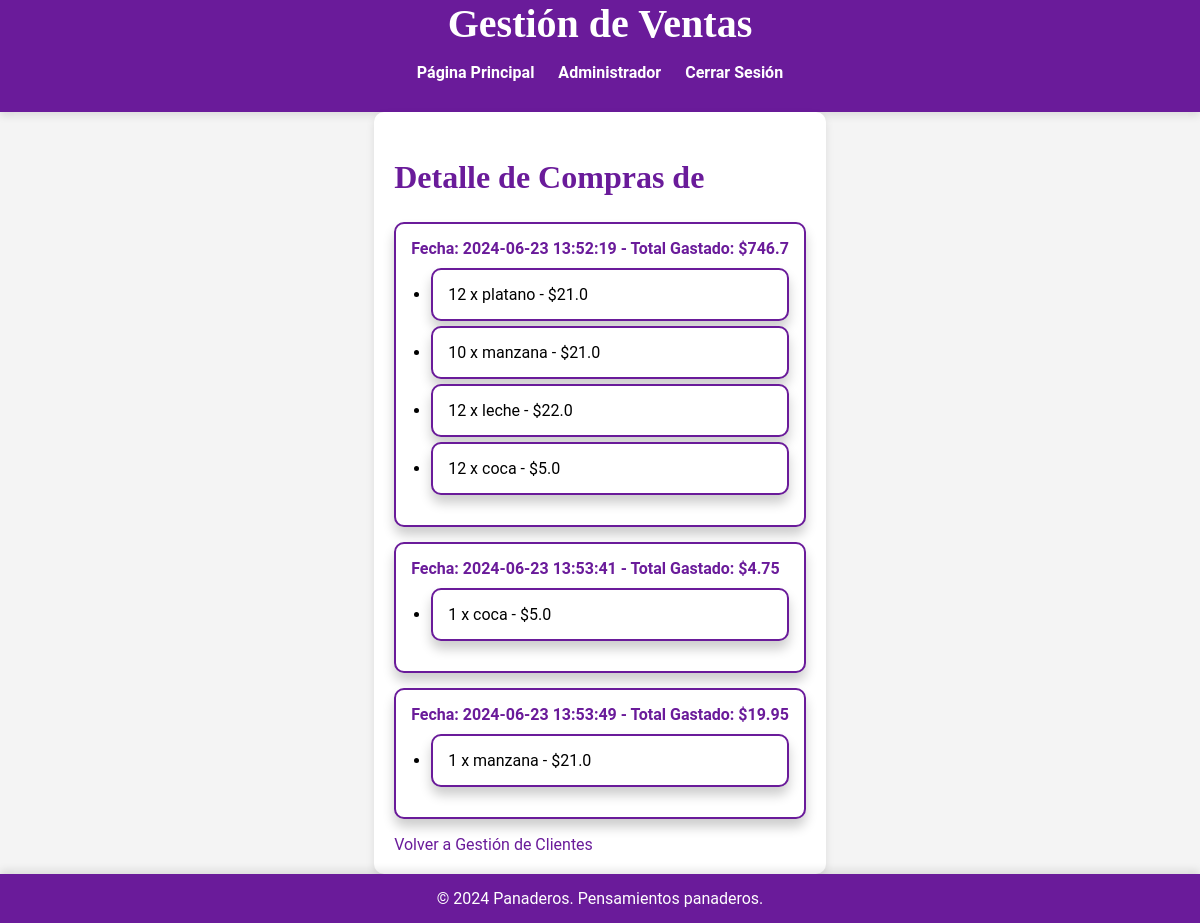
Page /detalle_cliente/1 (signed in) on the earlier database version.
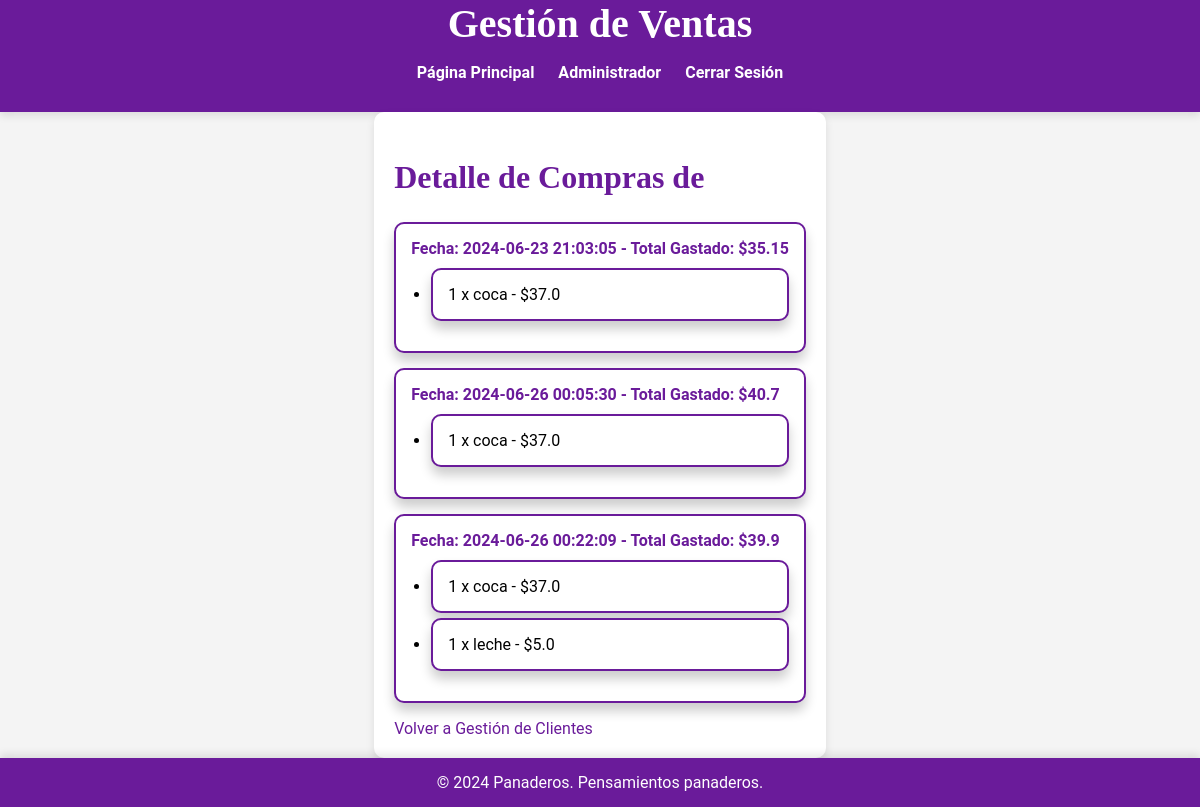
Same page on the later database version.
### app.py (models this page shows)
class Compra(db.Model):
    id = db.Column(db.Integer, primary_key=True)
    usuario_id = db.Column(db.Integer, db.ForeignKey('usuario.id'), nullable=False)
    fecha = db.Column(db.DateTime, nullable=False, default=datetime.utcnow)
    total = db.Column(db.Float, nullable=False)
    metodo_pago = db.Column(db.String(50), nullable=False)
    detalles = db.relationship('DetalleCompra', backref='compra', lazy=True)

class DetalleCompra(db.Model):
    id = db.Column(db.Integer, primary_key=True)
    compra_id = db.Column(db.Integer, db.ForeignKey('compra.id'), nullable=False)
    producto_id = db.Column(db.Integer, db.ForeignKey('producto.id'), nullable=False)
    cantidad = db.Column(db.Integer, nullable=False)
    precio = db.Column(db.Float, nullable=False)
    producto = db.relationship('Producto', backref='detalles')

class Producto(db.Model):
    id = db.Column(db.Integer, primary_key=True)
    nombre = db.Column(db.String(100), nullable=False)
    precio = db.Column(db.Float, nullable=False)
    cantidad = db.Column(db.Integer, nullable=False)
    imagen = db.Column(db.String(20), nullable=False, default='default.jpg')

### app.py (the view)
@app.route('/detalle_cliente/<int:usuario_id>')
@login_required
def detalle_cliente(usuario_id):
    usuario = Usuario.query.get_or_404(usuario_id)
    compras = Compra.query.filter_by(usuario_id=usuario_id).all()
    compras_detalles = []
    for compra in compras:
        detalles = DetalleCompra.query.filter_by(compra_id=compra.id).all()
        detalles_con_productos = []
        for detalle in detalles:
            producto = Producto.query.get(detalle.producto_id)
            detalles_con_productos.append({
                'cantidad': detalle.cantidad,
                'producto': producto,
                'precio': detalle.precio
            })
        compra_info = {
            'fecha': compra.fecha,
            'total': compra.total,
            'detalles': detalles_con_productos
        }
        compras_detalles.append(compra_info)
    return render_template('detalle_cliente.html', usuario=usuario, compras=compras_detalles)

### app.py (called while the page is built)
@login_manager.user_loader
def cargar_usuario(usuario_id):
    with Session(db.engine) as session:
        return session.get(Usuario, int(usuario_id))

### templates/detalle_cliente.html (shortened to what this page needs)
<!DOCTYPE html>
<html lang="es">
<head>
    <link rel="stylesheet" href="{{ url_for('static', filename='css/styles.css') }}">
</head>
<body>
    <header>
        <h1>Gestión de Ventas</h1>
        <nav>
            <ul>
                <li><a href="{{ url_for('index') }}">Página Principal</a></li>
                <li><a href="{{ url_for('administrador') }}">Administrador</a></li>
                <li><a href="{{ url_for('cerrar_sesion') }}">Cerrar Sesión</a></li>
            </ul>
        </nav>
    </header>
    <main>
        <h2>Detalle de Compras de {{ usuario.username }}</h2>
        <ul class="detalles">
            {% for compra in compras %}
            <li>
                <div class="detalle-compra">
                    <p>Fecha: {{ compra.fecha.strftime('%Y-%m-%d %H:%M:%S') }} - Total Gastado: ${{ compra.total }}</p>
                    <ul>
                        {% for detalle in compra.detalles %}
                        <li>{{ detalle.cantidad }} x {{ detalle.producto.nombre }} - ${{ detalle.precio }}</li>
                        {% endfor %}
                    </ul>
                </div>
            </li>
            {% endfor %}
        </ul>
        <a href="{{ url_for('gestion_clientes') }}">Volver a Gestión de Clientes</a>
    </main>
    <footer>
        <p>&copy; 2024 Panaderos. Pensamientos panaderos.</p>
    </footer>
</body>
</html>

Differences in the rows shown:
removed Compra: fecha "2024-06-23 13:52:19", total "746.7", DetalleCompra (cantidad "12", producto.nombre "platano", precio "21.0"), DetalleCompra (cantidad "10", producto.nombre "manzana", precio "21.0"), DetalleCompra (cantidad "12", producto.nombre "leche", precio "22.0")
removed DetalleCompra: cantidad "12", producto.nombre "coca", precio "5.0", shown under Compra (number 2 of 3 on the later page)
removed DetalleCompra: cantidad "1", producto.nombre "coca", precio "5.0", shown under Compra (number 3 of 3 on the later page)
removed Compra: fecha "2024-06-23 13:53:49", total "19.95"
removed DetalleCompra: cantidad "1", producto.nombre "manzana", precio "21.0", shown under "2024-06-23 13:53:49"
now on this page (row edited): Compra: fecha "2024-06-23 21:03:05", total "35.15"
now on this page (row edited): DetalleCompra: cantidad "1", producto.nombre "coca", precio "37.0", shown under "2024-06-23 21:03:05"
added Compra: fecha "2024-06-26 00:05:30", total "40.7", DetalleCompra (cantidad "1", producto.nombre "coca", precio "37.0")
changed Compra (number 3 of 3 on the later page): fecha "2024-06-23 13:53:41" → "2024-06-26 00:22:09"; total "4.75" → "39.9"; gains DetalleCompra (cantidad "1", producto.nombre "coca", precio "37.0"); gains DetalleCompra (cantidad "1", producto.nombre "leche", precio "5.0")
